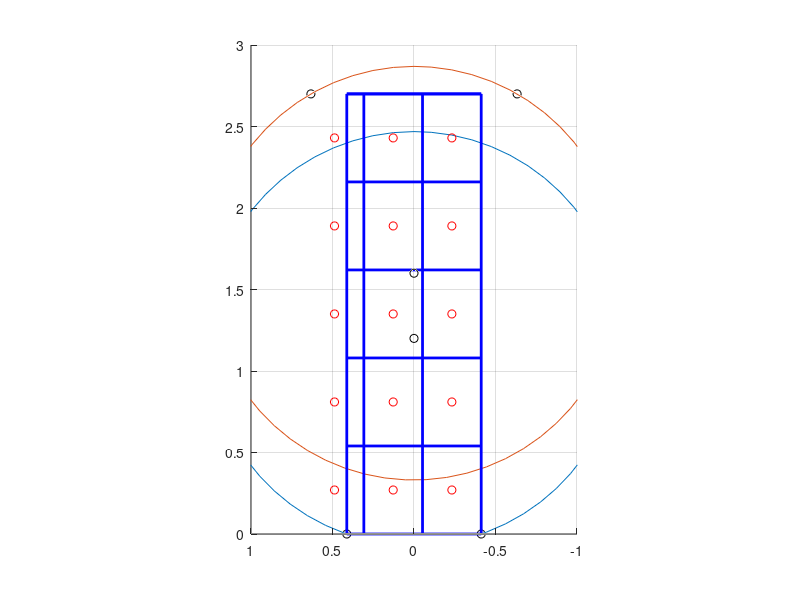

MATLAB code for this plot: (Note: this script raises an error after producing the figure.)
clc,clear all, close all
%% the setting parameters are:
wall2base_distance=0.80;
wall2camera_distance=0.80;

figure(1);
%% manipulator parameters are shown as follows:
manipulator_3dworkspace_radius=1.50;
manipulator_minheight=1.2;
manipulator_maxheight=1.6;
%% visualization of manipulator base positions in the global coordinate frame
manipulator_baseposition(1,:)=[0,0,manipulator_minheight];
manipulator_baseposition(2,:)=[0,0,manipulator_maxheight];
scatter3(manipulator_baseposition(:,1),manipulator_baseposition(:,2),manipulator_baseposition(:,3),'k');
hold on;

%% wall parameters are shown as follows:
wall_height=2.7;
%% visualization of wall structure

%% the intersection region between manipulator 3d workspace and wall surface are shown 
%% as follows: 
%% the circle centriod in the minimum height and maximum height, the circular radius
circle_centroids=zeros(2,3);
circle_centroids(1,1)=wall2base_distance;
circle_centroids(1,2)=0;
circle_centroids(1,3)=manipulator_minheight;
circle_centroids(1,1)=wall2base_distance;
circle_centroids(1,2)=0;
circle_centroids(1,3)=manipulator_maxheight;
circle_radius=sqrt(manipulator_3dworkspace_radius^2-wall2base_distance^2);

%% the intersection region visualization as follows:
t=0:0.1:(2*pi);
n=[t,0];
plot3(wall2base_distance*ones(size(n)), 0+circle_radius*sin(n),manipulator_minheight+circle_radius*cos(n));
hold on;
plot3(wall2base_distance*ones(size(n)), 0+circle_radius*sin(n),manipulator_maxheight+circle_radius*cos(n));
hold on;

%% the intersection points between higher-height circle and wall-ceiling
%% line are: point_a, point_b
costheta=(wall_height-manipulator_maxheight)/circle_radius;
point_a_y=-circle_radius*sqrt(1-costheta^2);
point_b_y=circle_radius*sqrt(1-costheta^2);
%% the intersection points betwen lower-height circle and wall-ground line
costheta=(-manipulator_minheight)/circle_radius;
point_c_y=-circle_radius*sqrt(1-costheta^2);
point_d_y=circle_radius*sqrt(1-costheta^2);
%% the intersection points are recorded as follows:
intersection_points=ones(4,3);
%% point a
intersection_points(1,1)=wall2base_distance;
intersection_points(1,2)=point_a_y;
intersection_points(1,3)=wall_height;
%% point b
intersection_points(2,1)=wall2base_distance;
intersection_points(2,2)=point_b_y;
intersection_points(2,3)=wall_height;
%% point c
intersection_points(3,1)=wall2base_distance;
intersection_points(3,2)=point_c_y;
intersection_points(3,3)=0;
%% point d
intersection_points(4,1)=wall2base_distance;
intersection_points(4,2)=point_d_y;
intersection_points(4,3)=0;
%% plot point a,b,c,d
scatter3(intersection_points(:,1),intersection_points(:,2),intersection_points(:,3),'k');
hold on;
%% the polishing region is defined as follows:
sidelength1=abs(point_b_y-point_a_y);
sidelength2=abs(point_c_y-point_d_y);
region_points=intersection_points;
if sidelength1<sidelength2
    region_points(3,2)=point_a_y;
    region_points(4,2)=point_b_y;
else
    region_points(1,2)=point_c_y;
    region_points(2,2)=point_d_y;
end
region_height=wall_height;
region_width=min(sidelength1,sidelength2);
%% plot the polishing region as follows:
line1(1,:)=region_points(1,:);
line1(2,:)=region_points(2,:);
plot3(line1(:,1),line1(:,2),line1(:,3),'b','LineWidth',2);
hold on;
line2(1,:)=region_points(2,:);
line2(2,:)=region_points(4,:);
plot3(line2(:,1),line2(:,2),line2(:,3),'b','LineWidth',2);
hold on;
line3(1,:)=region_points(4,:);
line3(2,:)=region_points(3,:);
plot3(line3(:,1),line3(:,2),line3(:,3),'b','LineWidth',2);
hold on;
line4(1,:)=region_points(3,:);
line4(2,:)=region_points(1,:);
plot3(line4(:,1),line4(:,2),line4(:,3),'b','LineWidth',2);
hold on;

%% camera parameters are shown as follows:
camera_fov_length=wall2camera_distance/0.80*0.54;
camera_fov_width=camera_fov_length*2/3;
%% camera viewpoints are shown as follows:
M=ceil(region_height/camera_fov_length);
N=ceil(region_width/camera_fov_width);
%% the first step is to generate the positions of horizontal intersection points and vertical intersection points
for i=1:1:M
    horizontal_intersectionpoints(2*i-1,1)=wall2base_distance;
    horizontal_intersectionpoints(2*i-1,2)=-region_width/2;
    horizontal_intersectionpoints(2*i-1,3)=i*camera_fov_length;
    line1(1,:)=horizontal_intersectionpoints(2*i-1,:);
    
    horizontal_intersectionpoints(2*i,1)=wall2base_distance;
    horizontal_intersectionpoints(2*i,2)=region_width/2;
    horizontal_intersectionpoints(2*i,3)=i*camera_fov_length;
    line1(2,:)=horizontal_intersectionpoints(2*i,:);
    
    plot3(line1(:,1),line1(:,2),line1(:,3),'b','LineWidth',2);
    hold on;
end

for i=1:1:N-1
    vertical_intersectionpoints(2*i-1,1)=wall2base_distance;
    vertical_intersectionpoints(2*i-1,2)=-region_width/2+i*camera_fov_width;
    vertical_intersectionpoints(2*i-1,3)=region_height; 
    line1(1,:)=vertical_intersectionpoints(2*i-1,:);
    
    vertical_intersectionpoints(2*i,1)=wall2base_distance;
    vertical_intersectionpoints(2*i,2)=-region_width/2+i*camera_fov_width;
    vertical_intersectionpoints(2*i,3)=0;
    line1(2,:)=vertical_intersectionpoints(2*i,:);
    
    plot3(line1(:,1),line1(:,2),line1(:,3),'b','LineWidth',2);
    hold on;
end

axis equal;


%% the second step is to generate the positions of viewpoint
camera_viewpoints=zeros(M,N,3);
count=1;
for i=1:1:M
    for j=1:1:N
        camera_viewpoints(i,j,1)=wall2base_distance-wall2camera_distance;
        camera_viewpoints(i,j,2)=-region_width/2+camera_fov_width*(j-0.5);
        camera_viewpoints(i,j,3)=camera_fov_length*i-camera_fov_length/2; 
        camera_viewpoints1(count,:)=camera_viewpoints(i,j,:);
        count=count+1;
    end
end
%% the visualization of camera viewpoints are shown as follows:
scatter3(camera_viewpoints1(:,1),camera_viewpoints1(:,2),camera_viewpoints1(:,3),'r');
axis([0 1 -1 1 0 3])
view(-90,0)
axis equal;

%% verification of camera viewpoints in the manipulator base frame
manipulator_lowerbase(:)=manipulator_baseposition(1,:);
manipulator_upperbase(:)=manipulator_baseposition(2,:);
manipulator_3dworkspace_radius=1.50;

count=1;
for i=1:1:size(camera_viewpoints1,1)
    deltax=abs(camera_viewpoints1(i,1)-manipulator_lowerbase(1));
    deltay=abs(camera_viewpoints1(i,2)-manipulator_lowerbase(2));
    deltaz=abs(camera_viewpoints1(i,3)-manipulator_lowerbase(3));
    delta=sqrt(deltax^2+deltay^2+deltaz^2);
    if delta<manipulator_3dworkspace_radius
        lowerbase_camera_viewpoints(count,:)=camera_viewpoints1(i,:);
        count=count+1;
    end
end
%% transform the global cooridate frame position to manipulator base frame
if size(lowerbase_camera_viewpoints,1)==M*N
    camera_viewpoints_inlowerbaseframe(:,1)=lowerbase_camera_viewpoints(:,1)-manipulator_lowerbase(1);
    camera_viewpoints_inlowerbaseframe(:,2)=lowerbase_camera_viewpoints(:,2)-manipulator_lowerbase(2);
    camera_viewpoints_inlowerbaseframe(:,3)=lowerbase_camera_viewpoints(:,3)-manipulator_lowerbase(3);
end

%% the visualization of camera viewpoints are shown as follows:
figure(2);
scatter3(camera_viewpoints_inlowerbaseframe(:,1),camera_viewpoints_inlowerbaseframe(:,2),camera_viewpoints_inlowerbaseframe(:,3),'r');
axis equal;

save('data2.mat','camera_viewpoints_inlowerbaseframe')